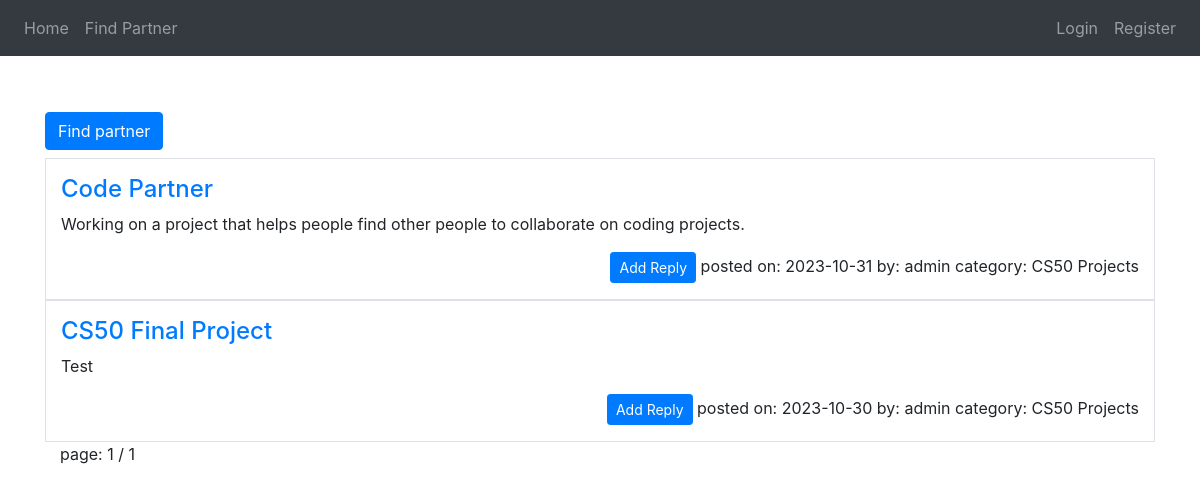
Page /partner on the committed database.
### tables this page shows
CREATE TABLE posts(
    id INTEGER PRIMARY KEY AUTOINCREMENT NOT NULL,
    title TEXT NOT NULL,
    content TEXT NOT NULL,
    user_id INTEGER NOT NULL,
    category_id INTEGER NOT NULL,
    creation_date DATE NOT NULL,
    last_modified DATE NOT NULL,
    FOREIGN KEY (user_id) REFERENCES users(id),
    FOREIGN KEY (category_id) REFERENCES categories(id)
);

CREATE TABLE users(
    id INTEGER PRIMARY KEY AUTOINCREMENT NOT NULL,
    email TEXT UNIQUE NOT NULL,
    username TEXT UNIQUE NOT NULL,
    password_hash TEXT NOT NULL,
    first_name TEXT,
    last_name TEXT,
    birth_date DATE,
    registration_date DATETIME NOT NULL
);

CREATE TABLE categories(
    id INTEGER PRIMARY KEY AUTOINCREMENT NOT NULL,
    category_name TEXT NOT NULL,
    description TEXT NOT NULL,
    parent_cat_id INTEGER
);

### app.py (the view)
@app.route("/partner")
def partner():
    page = request.args.get('page', 1, type=int)
    offset = (page - 1) * 10
    cursor.execute("""SELECT posts.id, posts.title, posts.content, posts.creation_date, users.username, categories.category_name
                   FROM posts
                   JOIN users ON users.id = posts.user_id
                   JOIN categories ON categories.id = posts.category_id
                   ORDER BY posts.last_modified DESC
                   LIMIT ? OFFSET ?;""", (10, offset))
    posts = cursor.fetchall()
    cursor.execute("SELECT COUNT(*) FROM posts;")
    total_posts = cursor.fetchall()[0][0]
    total_pages = (total_posts + 10 - 1) // 10
    return render_template("partner.html", posts = posts , total_pages = total_pages, page = page)

### templates/partner.html
{% extends "layout.html" %}
{% block main %}
<button type="button" class="btn btn-primary my-2"><a class="white-link" href="/create_post">Find partner</a></button>
    <div class="container">
        {% for post in posts %}
        <div class="row pt-3 align-items-start border">
            <div class="col-12">
                <h4><a href="{{ url_for('post', id=post[0])}}"> {{post[1]}}</a></h4>
            </div>
            <div class="col text-left">
                <p>{{post[2]}}</p>
            </div>
            <div class="col-12 text-right">
                <p>
                    <button type="button" class="btn btn-primary btn-sm"><a class="white-link" href="{{ url_for('post', id=post[0])}}">Add Reply</a></button>
                    posted on: {{post[3]}} by: {{post[4]}} category: {{post[5]}}
                </p>
            </div>
        </div>
        {% endfor %}
        page: {{page}} / {{total_pages}}
    </div>
{% endblock %}

### static/styles.css (style rules this page uses)
.white-link { color: white; }

### rows in the picture
posts: title "Code Partner", content "Working on a project that helps people find other people to collaborate on coding projects.", creation_date "2023-10-31", username "admin", category_name "CS50 Projects"
posts: title "CS50 Final Project", content "Test", creation_date "2023-10-30", username "admin", category_name "CS50 Projects"

### other values in the picture
{{ page }} "1"
{{ total_pages }} "1"
